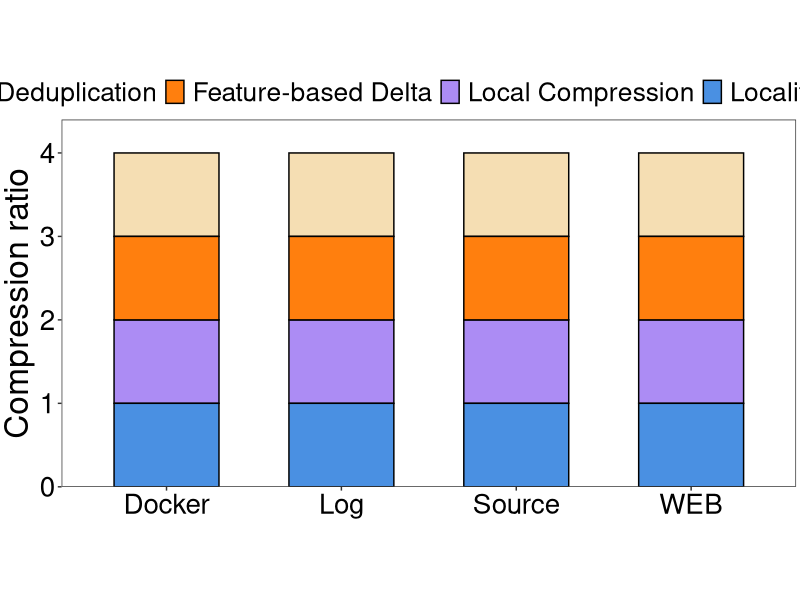
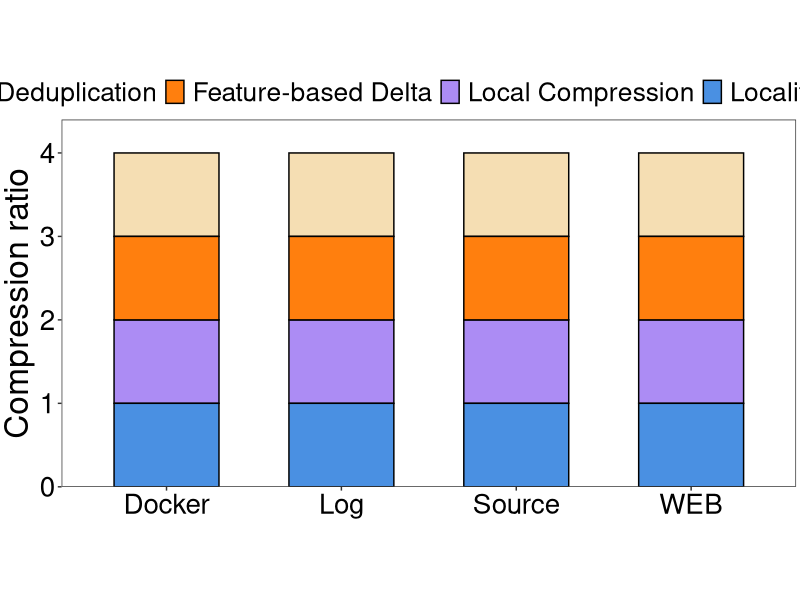

R code for these plots, in order:
library(ggplot2)
setwd(dirname(rstudioapi::getActiveDocumentContext()$path))
# 创建示例数据
data <- data.frame(
  category = rep(c('Source', 'WEB', 'Docker',  'Log'), each = 4),
  part = rep(c('Deduplication', 'Local Compression', 'Feature-based Delta', 'Locality Delta'), times = 4),
  value = c(1, 1, 1,1, 1, 1, 1, 1,1, 1,1, 1, 1,1, 1, 1)
)
# 计算每个类别的总和
total_values <- aggregate(value ~ category, data = data, sum)
max_height <- max(total_values$value)
# 定义颜色
colors <- c( 'Deduplication' = '#f5deb3', 'Local Compression' = '#ac8cf4', 
             'Feature-based Delta' = '#ff7f0e', 'Locality Delta' = '#4a90e2')

# 创建堆叠柱状图
p <- ggplot(data, aes(x = category, y = value, fill = part)) +
  geom_bar(stat = "identity", width = 0.6, color = "black") +
  scale_fill_manual(values = colors) +
  labs(y = 'Compression ratio', x = 'Category') +
  scale_y_continuous(
    limits = c(0, max_height),
    expand = expansion(mult = c(0, 0.1))
  ) +
  theme_bw() +
  theme(
    plot.title = element_text(hjust = 0.5, size = 24, face = "bold"),
    plot.margin = unit(c(0.1, 0.1, 0.1, 0.1), "cm"),
    axis.title.x = element_text(size = 26),
    axis.title.y = element_text(size = 24),
    axis.text = element_text(size = 20, color = "black"),
    aspect.ratio = 0.5,
    panel.grid.major = element_blank(), 
    panel.grid.minor = element_blank(),
    legend.position = "top",
    legend.direction = "horizontal",
    legend.text = element_text(size = 19),
    legend.key.height = unit(1.0, "line"),
    legend.key.width = unit(1.0, "line"),
    legend.margin = margin(t = 0, unit = 'cm'),
    legend.title = element_blank()
  ) +
  theme(axis.title.x = element_blank())
ggsave('../plot/8-impact.pdf', plot = p, width = 10, height = 5)
print(p)
